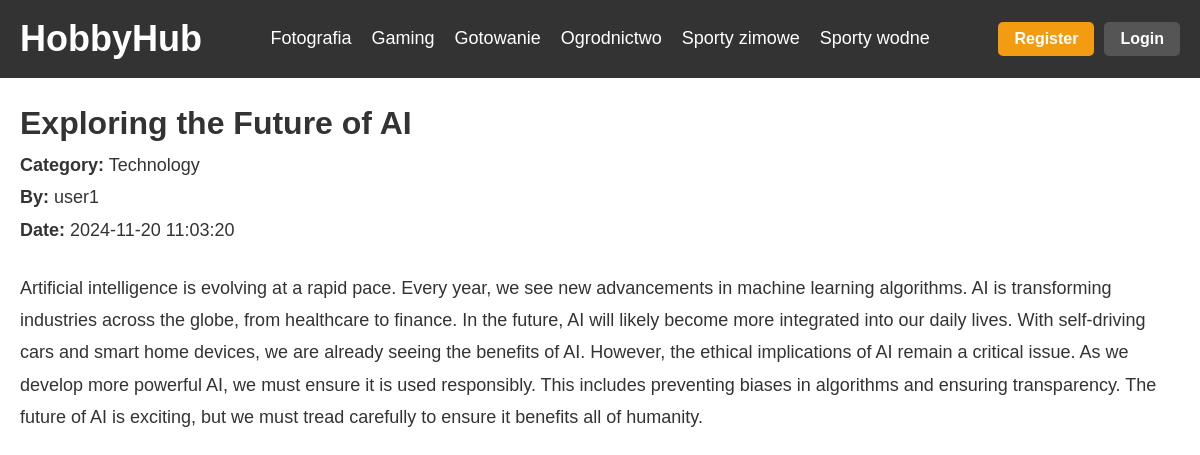
The page /post.php?id=1 on the database its author committed.
### tables this page shows
CREATE TABLE `posts` (
  `post_id` int(10) UNSIGNED NOT NULL,
  `user_id` int(10) UNSIGNED NOT NULL,
  `category_id` int(10) UNSIGNED DEFAULT NULL,
  `content` text NOT NULL,
  `created_at` timestamp NOT NULL DEFAULT CURRENT_TIMESTAMP,
  `title` varchar(255) NOT NULL,
  `is_question` tinyint(1) DEFAULT '0',
  `image` blob
);

CREATE TABLE `categories` (
  `category_id` int(10) UNSIGNED NOT NULL,
  `name` varchar(50) NOT NULL,
  `description` text
);

CREATE TABLE `users` (
  `user_id` int(10) UNSIGNED NOT NULL,
  `username` varchar(50) NOT NULL,
  `full_name` varchar(100) NOT NULL,
  `email` varchar(100) NOT NULL,
  `password_hash` varchar(255) NOT NULL,
  `created_at` timestamp NOT NULL DEFAULT CURRENT_TIMESTAMP,
  `bio` text,
  `profile_picture` blob
);

### post.php (the view, shortened to what this page needs)
<?php
include 'db_connection.php';
$post_id = isset($_GET['id']) ? (int) $_GET['id'] : 0;
if ($post_id > 0) {
    $sql = "SELECT p.post_id, p.title, p.created_at, p.content, u.username, c.name AS category_name
            FROM posts p
            LEFT JOIN users u ON p.user_id = u.user_id
            LEFT JOIN categories c ON p.category_id = c.category_id
            WHERE p.post_id = $post_id";
    $result = $conn->query($sql);
    if ($result->num_rows > 0) {
        $row = $result->fetch_assoc();
    } else {
        echo "<p>Post not found.</p>";
        exit;
    }
} else {
    echo "<p>Invalid post ID.</p>";
    exit;
}
?>
<!DOCTYPE html>
<html lang="en">
<head>
    <link rel="stylesheet" href="glowna.css">
</head>
<body>
  <header>
    <nav class="navbar">
      <div class="logo">
        <h1><a href="index.php" class="logo-link">HobbyHub</a></h1>
      </div>
      <ul class="nav-links">
        <li><a href="#">Fotografia</a></li>
        <li><a href="#">Gaming</a></li>
        <li><a href="#">Gotowanie</a></li>
        <li><a href="#">Ogrodnictwo</a></li>
        <li><a href="#">Sporty zimowe</a></li>
        <li><a href="#">Sporty wodne</a></li>
      </ul>
      <div class="auth-buttons">
        <button class="btn register-btn" onclick="window.location.href='register.php'">Register</button>
        <button class="btn login-btn" onclick="window.location.href='login.php'">Login</button>
      </div>
    </nav>
  </header>
  <main class="container">
    <div class="post-details">
        <h1><?php echo htmlspecialchars($row['title'], ENT_QUOTES, 'UTF-8'); ?></h1>
        <p><strong>Category:</strong> <?php echo htmlspecialchars($row['category_name'], ENT_QUOTES, 'UTF-8'); ?></p>
        <p><strong>By:</strong> <?php echo htmlspecialchars($row['username'], ENT_QUOTES, 'UTF-8'); ?></p>
        <p><strong>Date:</strong> <?php echo htmlspecialchars($row['created_at'], ENT_QUOTES, 'UTF-8'); ?></p>
        <br />
        <p><?php echo $row['content']; ?></p>
    </div>
  </main>
</body>
</html>

### glowna.css (style rules this page uses)
* { margin: 0; padding: 0; box-sizing: border-box; }
body { font-family: Arial, sans-serif; line-height: 1.6; color: #333; }
header { width: 100%; background-color: #333; color: #fff; }
.navbar { display: flex; justify-content: space-between; align-items: center; padding: 10px 20px; }
.logo-link { color: #f39c12; text-decoration: none; font-size: 36px; font-weight: bold; font-family: 'Arial', sans-serif; transition: color 0.3s ease, transform 0.3s ease; }
.nav-links { list-style: none; display: flex; gap: 20px; }
.nav-links li { position: relative; }
.nav-links a { text-decoration: none; color: #fff; font-size: 18px; transition: color 0.3s ease; }
.nav-links li::after { content: ""; position: absolute; bottom: -5px; left: 0; width: 0; height: 3px; background-color: #f39c12; transition: width 0.3s ease; }
.container { max-width: 1200px; margin: 0 auto; padding: 20px; }
.container p { font-size: 18px; line-height: 1.8; }
.auth-buttons { display: flex; gap: 10px; }
.btn { padding: 8px 16px; font-size: 16px; font-weight: bold; border: none; border-radius: 5px; cursor: pointer; transition: background-color 0.3s ease, transform 0.2s ease; }
.register-btn { background-color: #f39c12; color: #fff; }
.login-btn { background-color: #555; color: #fff; }
.logo a { color: white; text-decoration: none; font-size: 36px; font-weight: bold; font-family: 'Arial', sans-serif; transition: color 0.3s ease, transform 0.3s ease; }

### rows shown on the page
posts: title "Exploring the Future of AI", category.name "Technology", user.username "user1", created_at "2024-11-20 11:03:20", content "Artificial intelligence is evolving at a rapid pace. Every year, we see new advancements in machine learning algorithms. AI is transforming industries across the globe, from healthcare to finance. In the future, AI will likely become more integrated into our daily lives. With self-driving cars and smart home devices, we are already seeing the benefits of AI. However, the ethical implications of AI remain a critical issue. As we develop more powerful AI, we must ensure it is used responsibly. This includes preventing biases in algorithms and ensuring transparency. The future of AI is exciting, but we must tread carefully to ensure it benefits all of humanity."
